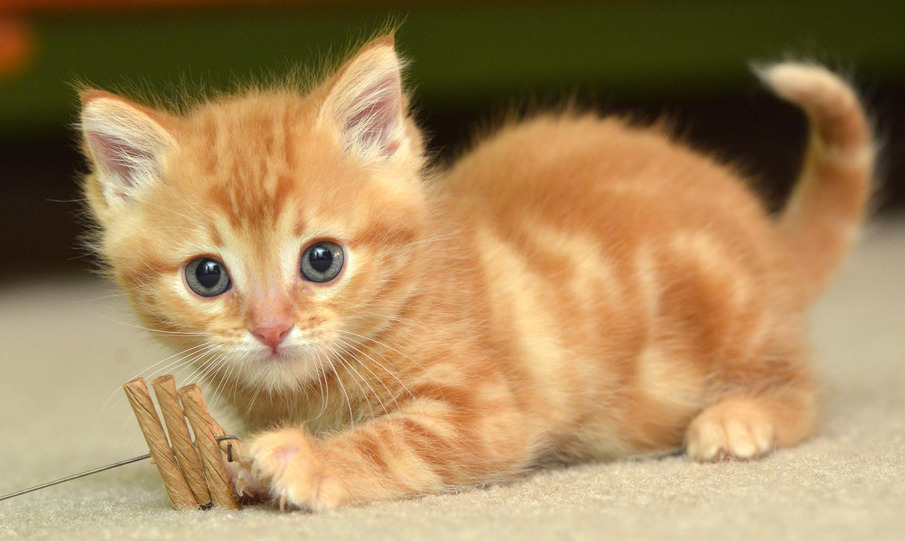
#> input picture 5.image-transformations/src/img.jpg, 905 x 541 px, found by its file name
$ python transformations.py
#> lines starting #> are read from the running program, lines starting #| are printed output that depends on the picture
import cv2 as cv
import numpy as np

#Reading an image

img = cv.imread('5.image-transformations\\src\\img.jpg')
#> img is the input picture: shape (541, 905, 3); mean B, G, R 92.4, 136.2, 165.9
cv.imshow('Image',img)

#translating an image

def translate(img,x,y):
#> called with x = -50, y = 100
    transmat = np.float32([[1,0,x],[0,1,y]])
    dimensions = (img.shape[1],img.shape[0])
#> dimensions = (905, 541)
    return cv.warpAffine(img,transmat,dimensions)
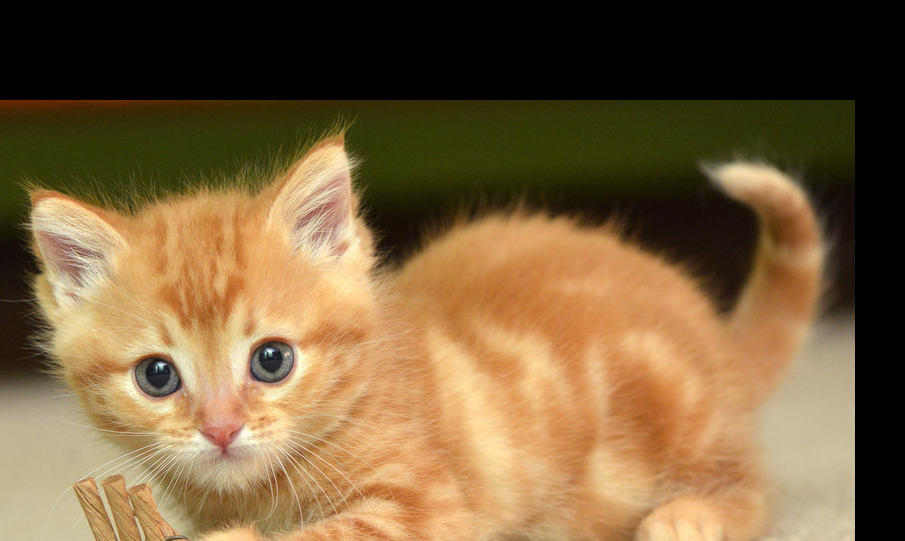
#> returned value: shape (541, 905, 3); mean of channels 0, 1, 2 62.4, 97.6, 122.7; drawn as B, G, R

translated = translate(img,-50,100)
cv.imshow("Translated",translated)

#Rotating an Image

def rotate(img,angle,rotPoint = None):
#> called with angle = 45
    height,width = img.shape[:2]
#> height = 541; width = 905
    if rotPoint is None:
        rotPoint = width//2,height//2
#> rotPoint = (452, 270)
    rotmat = cv.getRotationMatrix2D(rotPoint,angle,1.0)
    dimensions = (width,height)
#> dimensions = (905, 541)
    return cv.warpAffine(img,rotmat,dimensions)
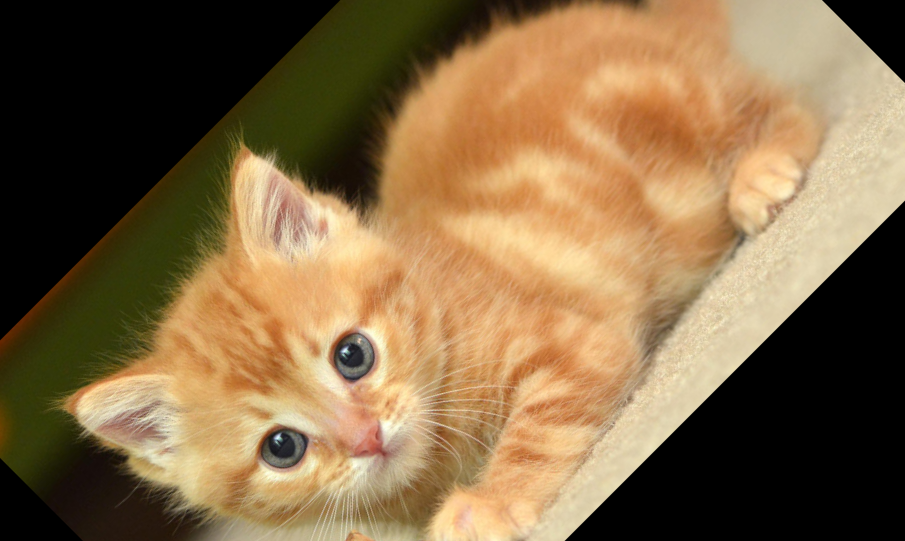
#> returned value: shape (541, 905, 3); mean of channels 0, 1, 2 71.5, 106.7, 132.6; drawn as B, G, R

rotated = rotate(img,45)
cv.imshow('Rotated',rotated)

"""NOTE : Trying to rotate an rotated an image
will not be same as rotating the image for first time
for eg:
    Rotating the image directly to 90 deg angle produces diff result from rotating the image
    2 times with 45 deg. The second method will rotate the image 45 def then it will take the
    rotated image and rotate it again to 45 deg"""

#Resizing an Image
resized = cv.resize(img,(500,500),interpolation= cv.INTER_CUBIC)
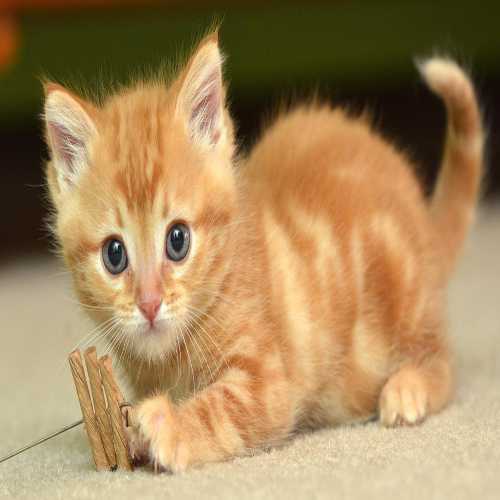
#> resized: shape (500, 500, 3); mean B, G, R 92.4, 136.2, 165.9
cv.imshow('Resized', resized)

#for shrinking images use cv.INTER_AREA or default(no value)
#for enlarging image we can use cv.INTER_LINEAR or cv.INTER_CUBIC
#for INTER_CUBIC the time to respond will be higher with high quality


#Flipping an image
flip = cv.flip(img,0)
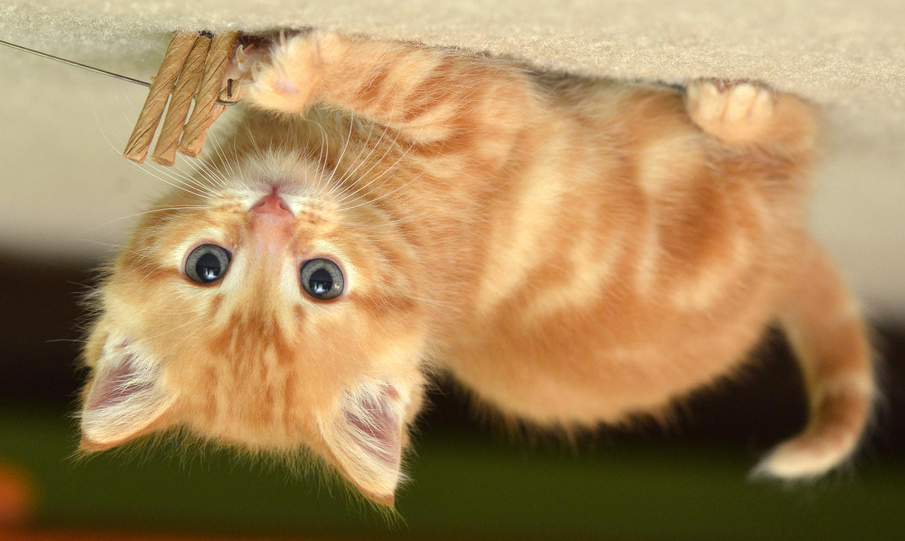
#> flip: shape (541, 905, 3); mean B, G, R 92.4, 136.2, 165.9
cv.imshow('Flipped',flip)

"""
0 -> Flips x - axis
1 -> Flips y - axis
-1 -> Flips both x and y - axis
"""

#cropping an image
crop = img[200:400,100:400]
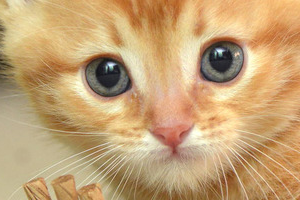
#> crop: shape (200, 300, 3); mean B, G, R 117, 162.6, 196.6
cv.imshow('Crop',crop)
cv.waitKey(0)
